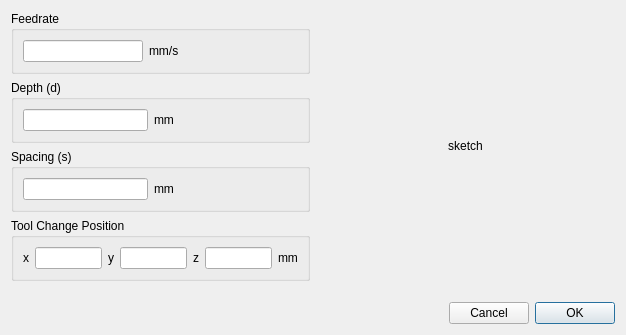
<?xml version="1.0" encoding="UTF-8"?>
<ui version="4.0">
 <class>DialogDrillParameter</class>
 <widget class="QDialog" name="DialogDrillParameter">
  <property name="geometry">
   <rect>
    <x>0</x>
    <y>0</y>
    <width>626</width>
    <height>335</height>
   </rect>
  </property>
  <property name="windowTitle">
   <string>Drill Parameter</string>
  </property>
  <layout class="QVBoxLayout" name="verticalLayout_2">
   <item>
    <layout class="QHBoxLayout" name="horizontalLayout_2" stretch="1,1">
     <item>
      <layout class="QVBoxLayout" name="verticalLayout">
       <item>
        <widget class="QGroupBox" name="groupBox">
         <property name="title">
          <string>Feedrate</string>
         </property>
         <layout class="QGridLayout" name="gridLayout">
          <item row="0" column="0">
           <widget class="QLineEdit" name="lineEdit_feedrate"/>
          </item>
          <item row="0" column="1">
           <widget class="QLabel" name="label">
            <property name="text">
             <string>mm/s</string>
            </property>
           </widget>
          </item>
          <item row="0" column="2">
           <spacer name="horizontalSpacer">
            <property name="orientation">
             <enum>Qt::Horizontal</enum>
            </property>
            <property name="sizeHint" stdset="0">
             <size>
              <width>40</width>
              <height>20</height>
             </size>
            </property>
           </spacer>
          </item>
         </layout>
        </widget>
       </item>
       <item>
        <widget class="QGroupBox" name="groupBox_2">
         <property name="title">
          <string>Depth (d)</string>
         </property>
         <layout class="QGridLayout" name="gridLayout_2">
          <item row="0" column="0">
           <widget class="QLineEdit" name="lineEdit_depth"/>
          </item>
          <item row="0" column="1">
           <widget class="QLabel" name="label_2">
            <property name="text">
             <string>mm</string>
            </property>
           </widget>
          </item>
          <item row="0" column="2">
           <spacer name="horizontalSpacer_2">
            <property name="orientation">
             <enum>Qt::Horizontal</enum>
            </property>
            <property name="sizeHint" stdset="0">
             <size>
              <width>40</width>
              <height>20</height>
             </size>
            </property>
           </spacer>
          </item>
         </layout>
        </widget>
       </item>
       <item>
        <widget class="QGroupBox" name="groupBox_3">
         <property name="title">
          <string>Spacing (s)</string>
         </property>
         <layout class="QGridLayout" name="gridLayout_3">
          <item row="0" column="0">
           <widget class="QLineEdit" name="lineEdit_spacing"/>
          </item>
          <item row="0" column="1">
           <widget class="QLabel" name="label_3">
            <property name="text">
             <string>mm</string>
            </property>
           </widget>
          </item>
          <item row="0" column="2">
           <spacer name="horizontalSpacer_3">
            <property name="orientation">
             <enum>Qt::Horizontal</enum>
            </property>
            <property name="sizeHint" stdset="0">
             <size>
              <width>40</width>
              <height>20</height>
             </size>
            </property>
           </spacer>
          </item>
         </layout>
        </widget>
       </item>
       <item>
        <widget class="QGroupBox" name="groupBox_4">
         <property name="title">
          <string>Tool Change Position</string>
         </property>
         <layout class="QHBoxLayout" name="horizontalLayout_3" stretch="1,0,1,0,1,0,1">
          <item>
           <widget class="QLabel" name="label_4">
            <property name="text">
             <string>x</string>
            </property>
           </widget>
          </item>
          <item>
           <widget class="QLineEdit" name="lineEdit_toolChangePosX">
            <property name="sizePolicy">
             <sizepolicy hsizetype="Fixed" vsizetype="Fixed">
              <horstretch>0</horstretch>
              <verstretch>0</verstretch>
             </sizepolicy>
            </property>
            <property name="minimumSize">
             <size>
              <width>50</width>
              <height>0</height>
             </size>
            </property>
           </widget>
          </item>
          <item>
           <widget class="QLabel" name="label_5">
            <property name="text">
             <string>y</string>
            </property>
           </widget>
          </item>
          <item>
           <widget class="QLineEdit" name="lineEdit_toolChangePosY">
            <property name="sizePolicy">
             <sizepolicy hsizetype="Fixed" vsizetype="Fixed">
              <horstretch>0</horstretch>
              <verstretch>0</verstretch>
             </sizepolicy>
            </property>
            <property name="minimumSize">
             <size>
              <width>50</width>
              <height>0</height>
             </size>
            </property>
           </widget>
          </item>
          <item>
           <widget class="QLabel" name="label_6">
            <property name="text">
             <string>z</string>
            </property>
           </widget>
          </item>
          <item>
           <widget class="QLineEdit" name="lineEdit_toolChangePosZ">
            <property name="sizePolicy">
             <sizepolicy hsizetype="Fixed" vsizetype="Fixed">
              <horstretch>0</horstretch>
              <verstretch>0</verstretch>
             </sizepolicy>
            </property>
            <property name="minimumSize">
             <size>
              <width>50</width>
              <height>0</height>
             </size>
            </property>
            <property name="maximumSize">
             <size>
              <width>146</width>
              <height>16777215</height>
             </size>
            </property>
           </widget>
          </item>
          <item>
           <widget class="QLabel" name="label_7">
            <property name="text">
             <string>mm</string>
            </property>
           </widget>
          </item>
         </layout>
        </widget>
       </item>
      </layout>
     </item>
     <item>
      <widget class="QLabel" name="label_sketch">
       <property name="sizePolicy">
        <sizepolicy hsizetype="Preferred" vsizetype="Preferred">
         <horstretch>0</horstretch>
         <verstretch>0</verstretch>
        </sizepolicy>
       </property>
       <property name="text">
        <string>sketch</string>
       </property>
       <property name="alignment">
        <set>Qt::AlignCenter</set>
       </property>
      </widget>
     </item>
    </layout>
   </item>
   <item>
    <spacer name="verticalSpacer">
     <property name="orientation">
      <enum>Qt::Vertical</enum>
     </property>
     <property name="sizeHint" stdset="0">
      <size>
       <width>20</width>
       <height>0</height>
      </size>
     </property>
    </spacer>
   </item>
   <item>
    <layout class="QHBoxLayout" name="horizontalLayout">
     <item>
      <spacer name="horizontalSpacer_4">
       <property name="orientation">
        <enum>Qt::Horizontal</enum>
       </property>
       <property name="sizeHint" stdset="0">
        <size>
         <width>40</width>
         <height>20</height>
        </size>
       </property>
      </spacer>
     </item>
     <item>
      <widget class="QPushButton" name="pushButton_cancel">
       <property name="text">
        <string>Cancel</string>
       </property>
      </widget>
     </item>
     <item>
      <widget class="QPushButton" name="pushButton_OK">
       <property name="text">
        <string>OK</string>
       </property>
       <property name="default">
        <bool>true</bool>
       </property>
      </widget>
     </item>
    </layout>
   </item>
  </layout>
 </widget>
 <resources/>
 <connections/>
</ui>
